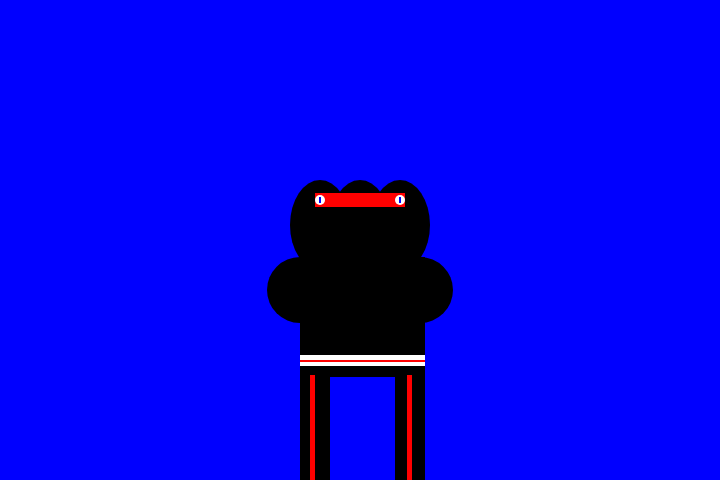
Frame 1 (no input)
Frame 60 (no input): identical to frame 1, image omitted
Frame 120 (the mouse pressed at the canvas centre since frame 60): identical to frame 1, image omitted

The p5.js sketch that drew this single still picture (run headless with seeded random() and noise() and a simulated clock; from frame 60 on, the mouse is pressed at the canvas centre):

// p5.js sketch
// ── sketch.js
function setup() {
  createCanvas(720, 480);  //do not touch!
  strokeWeight(2);
  ellipseMode(RADIUS);
}
function draw() {
  background('blue');
  
  // shoulder
  noStroke(); // Disable stroke
  
  fill('black'); // Set fill to gray
  ellipse(300, 290, 33, 33); // left shoulder
  
  fill('black'); // Set fill to gray
  ellipse(420, 290, 33, 33); // right shoulder
  // body
  noStroke(); 
  
  fill('black'); // Set fill to black
  rect(300, 257, 125, 120); // Main body
  
  fill('white'); // Set fill to gray
  rect(300, 355, 125, 6); // Gray stripe
  
  fill('white'); // Set fill to gray
  rect(300, 360, 125, 6); // Gray stripe
  
  fill('red'); // Set fill to gray
  rect(300, 360, 125, 2); // Gray stripe 
  
  fill('black')
  rect(300, 375, 30, 200); //left leg
  
  fill('red'); // left leg detail
  rect(310, 375, 5, 110)
  
  fill('black')
  rect(395, 375, 30, 200); //right leg
  
  fill('red'); // Set fill to white
  rect(407, 375, 5, 110); //right leg detail
  //
  
  fill(0); // Set fill to black
  ellipse(400, 225, 30, 45); // Head
  
  fill(0); // Set fill to black
  ellipse(360, 225, 30, 45); // Head
  
  fill(0); // Set fill to black
  ellipse(320, 225, 30, 45); // Head

  
  fill('red'); // Set fill to white
  rect(315, 193, 90, 14); // middle Large eye

  fill('white'); // Set fill to light gray
  ellipse(400, 200, 5, 5); // right Small eye 1
  
  //
  
  fill('blue')
  rect(399, 197, 2, 6); // right pupils
  
  //
  fill('white')
  ellipse(320, 200, 5, 5); // left Small eye 
  
  //
  
  fill('blue')
  rect(319, 197, 2, 6); // left pupils
  
}
